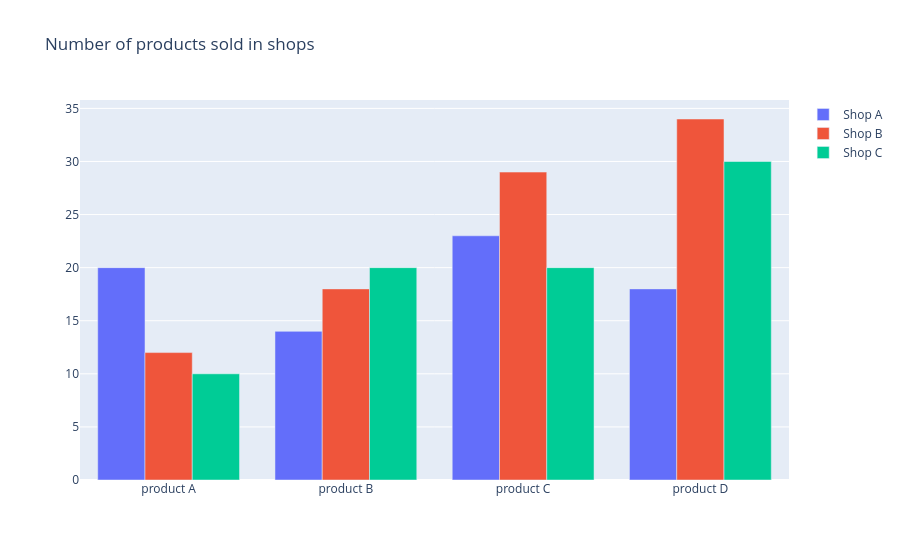

Here is the notebook cell this chart was saved with:
### Markdown cell above
### Bar Chart Title

### Code cell
products=["product A", "product B", "product C", "product D"]

qt_shop_A = [20, 14, 23, 18]
qt_shop_B = [12, 18, 29, 34]
qt_shop_C = [10, 20, 20, 30]


fig = go.Figure(data=[
    go.Bar(name="Shop A", x=products, y=qt_shop_A),
    go.Bar(name="Shop B",x=products, y=qt_shop_B),
    go.Bar(name="Shop C",x=products, y=qt_shop_C)
])

fig.update_layout(barmode="group", title="Number of products sold in shops")

fig.show()

### Figure 1 — Plotly figure (JSON) as saved in the notebook; plotly's stock layout.template omitted (floating-point values rounded to 4 significant figures)
{"data": [{"name": "Shop A", "type": "bar", "x": ["product A", "product B", "product C", "product D"], "y": [20, 14, 23, 18]}, {"name": "Shop B", "type": "bar", "x": ["product A", "product B", "product C", "product D"], "y": [12, 18, 29, 34]}, {"name": "Shop C", "type": "bar", "x": ["product A", "product B", "product C", "product D"], "y": [10, 20, 20, 30]}], "layout": {"autosize": true, "barmode": "group", "title": {"text": "Number of products sold in shops"}, "xaxis": {"autorange": true, "range": [-0.5, 3.5], "type": "category"}, "yaxis": {"autorange": true, "range": [0, 35.79], "type": "linear"}}}
